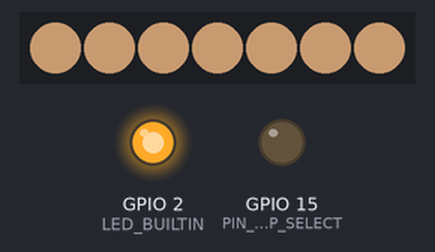
Recording of a sketch running on a simulated ESP8266 (NodeMCU). Shown: 7 RGB LEDs in strip order, left to right, output pins drawn as LEDs (lit = HIGH, except the on-board LED, lit = LOW). Dim RGB values are drawn brighter than linear; a WiFi scan finds three made-up networks.

Above: at 0.1 s.
At 2.1 s:
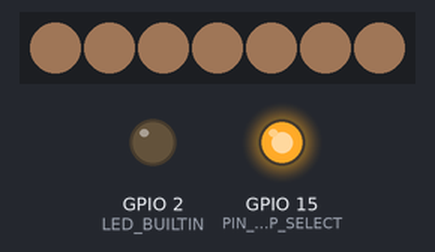
Timing chart, 0 to 3.6 s (numbered marks = the images above):
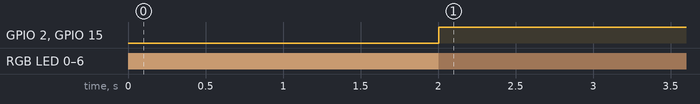

Measured:
- by itself, GPIO 2 (LED_BUILTIN), GPIO 15 (PIN_DIGITAL_POT_CHIP_SELECT): LOW → HIGH at 2.0 s
- by itself, RGB LED 0–6: off → RGB(100, 77, 56) at 0.00 s, → RGB(31, 23, 17) 2.0 s later

The sketch:

wifi-rssi-controlled-light-and-radio-volume.ino
```cpp
// (licence header left out)
#include <FastLED.h>

#include <SPI.h>
#include "MCP4131.h"

#include <ESP8266WiFi.h>
#include <limits.h>
#include <stdint.h>

/*******************************************************************************
                       ,----.
                      /      \
                     | WS2811 |
                    _|        |
 Adafruit          |__________|
 Huzzah ESP8266       | | | |
                  DIN | | | | DOUT
 5, DOUT  o-----------' | | '------o
                   VCC  | |
                    +---' |
                         ===
                         GND

 Adafruit Huzzah ESP8266

 15, CS   o-----------.
                      |
 14, SCK  o---------. |
                    | |
             1k     | |
             ___    | |
 13, MOSI o-|___|-. | |
                  | | |
            .---. | | |
            |   | | | |
           ===  o_o_o_o
           GND |      *|
               |MCP4131|
               | _ _ _ | VCC
                o o o o   +
                | | | |   |
                | | | '---'
                | |===
                | |GND
                | |          Audio Volume
                | '--------o to Amplifier
                |
                '----------o Radio Signal
                                Input

(created by AACircuit v1.28.6 beta 04/19/05 www.tech-chat.de)
*******************************************************************************/

enum ESP8266Configuration {
  LED_PIN = 5,
  LED_COUNT = 7,
  LED_COLOR = CRGB::White,
  LED_VOLTAGE = 3,   // Use HUZZAH onboard 3.3V voltage regulator.
  LED_CURRENT = 500, // Max. LED current from 3.3V regulator in mA.
  PIN_DIGITAL_POT_CHIP_SELECT = 15,
  RSSI_MIN = -80, // dBm
  RSSI_MAX = -20, // dBm
  RSSI_MAX_LEVEL = 8
};

MCP4131<PIN_DIGITAL_POT_CHIP_SELECT> digitalPotentiometer;

// Return RSSI or INT_MIN.
int32_t getRSSI() {
  byte available_networks = WiFi.scanNetworks();
  int rssi = INT_MIN;
  for (int network = 0; network < available_networks; network++) {
    int new_rssi = WiFi.RSSI(network);
    if(rssi < new_rssi) {
      rssi = new_rssi;
    }
  }
  return rssi;
}

void blinkBuiltinLed() {
  static bool isInitialized = false;
  if(!isInitialized) {
    pinMode(LED_BUILTIN, OUTPUT);
    isInitialized = true;
  }
  digitalWrite(LED_BUILTIN, LOW);
  delay(1);
  digitalWrite(LED_BUILTIN, HIGH);
}

CRGB leds[LED_COUNT];

// set intensity from 0 to 7.
void setLightIntensity(uint8_t intensity) {
  int brightness = (1 << (intensity + 1)) - 1;
  if (brightness > 255) {
    brightness = 255;
  }
  FastLED.setBrightness(brightness);
  FastLED.show();
}

// set volume from 0 to 7.
void setRadioVolume(uint8_t volume) {
  uint8_t wiperPosition = (1 << volume) - 1;
  if(wiperPosition >= 127) {
    wiperPosition = 127;
  }
  digitalPotentiometer.setWiper(wiperPosition);
}

void setup() {
  FastLED.addLeds<WS2811, LED_PIN>(leds, LED_COUNT);
  FastLED.setCorrection(Typical8mmPixel);
  FastLED.setTemperature(Tungsten40W);
  FastLED.setMaxPowerInVoltsAndMilliamps(LED_VOLTAGE, LED_CURRENT);
  fill_solid(leds, LED_COUNT, LED_COLOR);
  FastLED.setBrightness(100);
  FastLED.show();
  //pinMode(LED_BUILTIN, OUTPUT);
  //Serial.begin(115200);
}

void loop() {
  int32_t rssi = getRSSI();
  blinkBuiltinLed();
  /*
  Serial.print("Signal strength: ");
  Serial.print(rssi);
  Serial.println("dBm");
  */
  if(rssi != INT_MIN) {
    //int intensity = (uint8_t)(map(rssi, RSSI_MIN, RSSI_MAX, RSSI_MAX_LEVEL, 0)); // Inverted
    int intensity = (uint8_t)(map(rssi, RSSI_MIN, RSSI_MAX, 0, RSSI_MAX_LEVEL));   // Normal
    //int volume = (uint8_t)(map(rssi, RSSI_MIN, RSSI_MAX, RSSI_MAX_LEVEL, 0));
    int volume = (uint8_t)(map(rssi, RSSI_MIN, RSSI_MAX, 0, RSSI_MAX_LEVEL));
    setLightIntensity(intensity);
    setRadioVolume(volume);
  }
}
```

MCP4131.h
```cpp
// (licence header left out)
#ifndef MCP4131_H
#define MCP4131_H

#include <Arduino.h>
#include <SPI.h>
#include <stdint.h>

namespace MCP4131_COMMANDS {
  enum {
    ADR_VOLATILE     = 0x00,
    ADR_NON_VOLATILE = 0x20,
    CMD_WRITE        = 0x00,
    CMD_READ         = 0xC0
  };
}

template<const uint8_t ssPin>
class MCP4131 {

  void write(uint8_t cmd, uint8_t data) {
    cmd |= MCP4131_COMMANDS::CMD_WRITE;
    SPI.beginTransaction(SPISettings(400000, MSBFIRST, SPI_MODE0));
    digitalWrite(ssPin, LOW);
    SPI.transfer(cmd);
    SPI.transfer(data);
    digitalWrite(ssPin, HIGH);
    SPI.endTransaction();
  }
public:
  MCP4131(void) {
    pinMode(ssPin, OUTPUT);
    digitalWrite(ssPin, HIGH);
    SPI.begin();
  }

  void setWiper(uint8_t wiperPosition) {
    uint8_t cmd  = 0x00;
    uint8_t data = 0x00;
    data = wiperPosition;
    write((cmd | MCP4131_COMMANDS::ADR_VOLATILE), data);
  }
};

#endif
```
